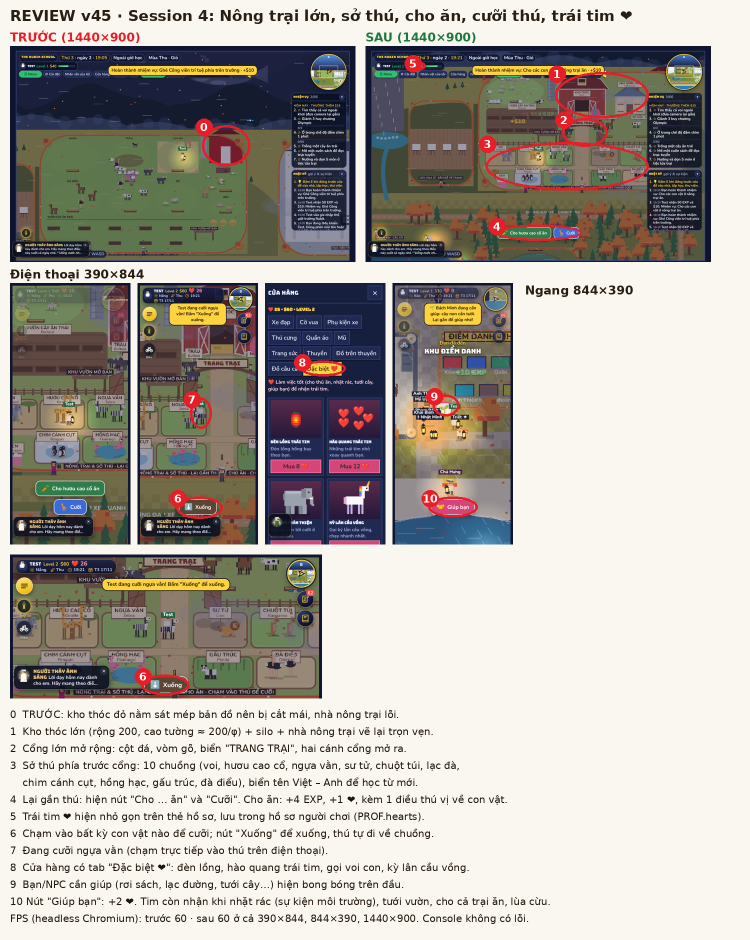
#> input picture school/REVIEW_v45_farm.png, 1500 x 1879 px, given in place of before_far.png, which was not available (shown at 1/2 size)
$ python v64m-compose.py ../../REVIEW_v45_farm.png ../../REVIEW_v45_online.png
#> lines starting #> are read from the running program, lines starting #| are printed output that depends on the picture
# v64m: ghép ảnh duyệt REVIEW_v64_map.png. python3 tools/qa/v64m-compose.py <thư mục ảnh> <ra.png>
import sys
from PIL import Image, ImageDraw, ImageFont
D, OUT = sys.argv[1], sys.argv[2]
F = '/usr/share/fonts/truetype/dejavu/DejaVuSans%s.ttf'
f_t, f_b, f_s = ImageFont.truetype(F % '-Bold', 34), ImageFont.truetype(F % '-Bold', 22), ImageFont.truetype(F % '', 19)
RED = (229, 57, 53)
def load(n, box=None, size=None):
    im = Image.open(f'{D}/{n}.png').convert('RGB')
    if box: im = im.crop(box)
    if size: im = im.resize(size, Image.NEAREST if box else Image.LANCZOS)
    return im
W = 1640; cv = Image.new('RGB', (W, 2700), (16, 20, 38)); d = ImageDraw.Draw(cv)
#> after `cv = Image.new('RGB', (W, 2700), (16, 20, 38))`:
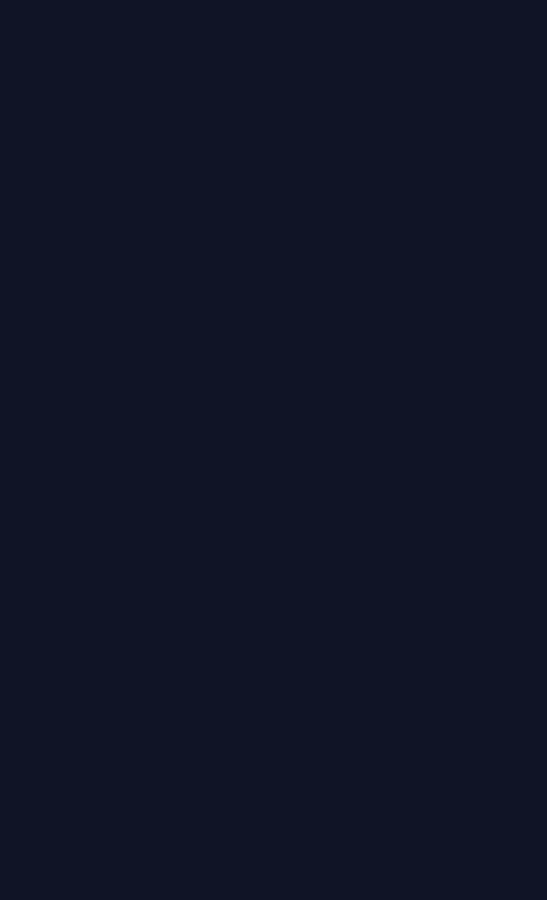
#> cv: PIL image 1640x2700 RGB (shown at 1/3 size); mean R, G, B 16, 20, 38
#> in load, im is the input picture: PIL image 1500x1879 RGB; mean R, G, B 174.2, 169.2, 162.3
d.text((30, 22), 'v64m · Bản đồ Puny World (bản đồ lớn + minimap) — TRƯỚC / SAU', font=f_t, fill=(255, 210, 63))
def put(im, x, y, cap):
#> called with x = 30, y = 80, cap = 'TRƯỚC · xa'
    cv.paste(im, (x, y)); d.rectangle([x - 2, y - 2, x + im.width + 1, y + im.height + 1], outline=(70, 80, 110), width=2); d.text((x, y + im.height + 6), cap, font=f_b, fill=(255, 255, 255))
#> after `cv.paste(im, (x, y))`:
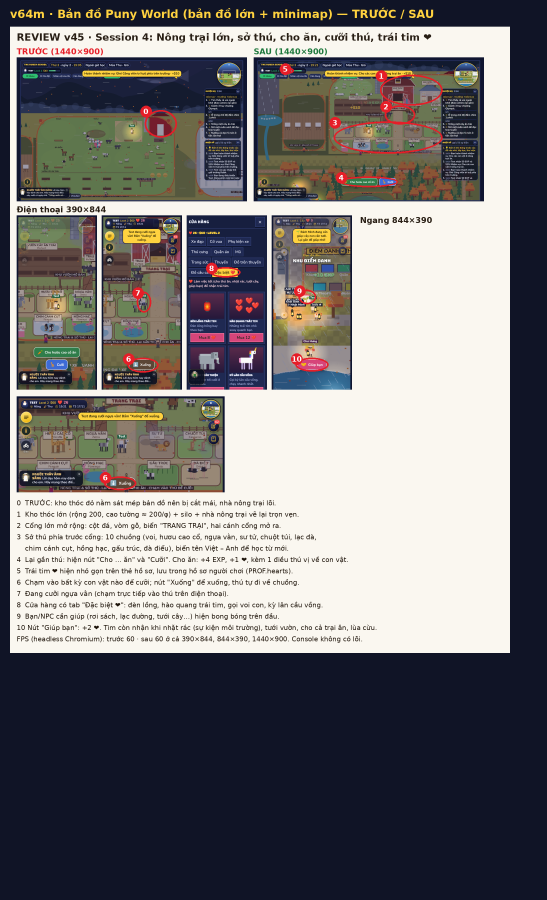
#> cv: PIL image 1640x2700 RGB (shown at 1/3 size); mean R, G, B 117.4, 115.5, 117.2
def ring(x, y, r, n):
    d.ellipse([x - r, y - r, x + r, y + r], outline=RED, width=5); d.ellipse([x + r*.7 - 17, y - r*.7 - 17, x + r*.7 + 17, y - r*.7 + 17], fill=RED); d.text((x + r*.7, y - r*.7), str(n), font=f_b, fill='white', anchor='mm')
sw, sh = 390, 844; y0 = 80
cols = [('before_far', 'TRƯỚC · xa'), ('after_far', 'SAU · xa'), ('before_near', 'TRƯỚC · gần'), ('after_near', 'SAU · gần')]
for i, (n, c) in enumerate(cols): put(load(n), 30 + i*400, y0, c)
#> pass 2 of the loop `for i, (n, c) in enumerate(cols): put(load(n), 30 + i*400, y0, c)`:
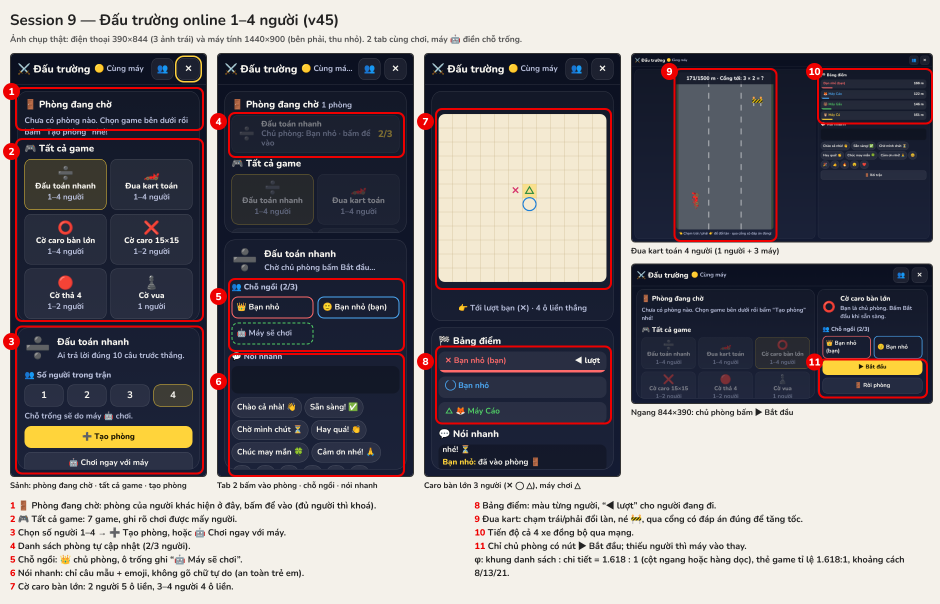
#> input picture school/REVIEW_v45_online.png, 1880 x 1207 px, given in place of after_far.png, which was not available (shown at 1/2 size)
#> in load, im is the input picture: PIL image 1880x1207 RGB; mean R, G, B 129, 123.9, 127.4
#> in put (call 2), `cv.paste(im, (x, y))`:
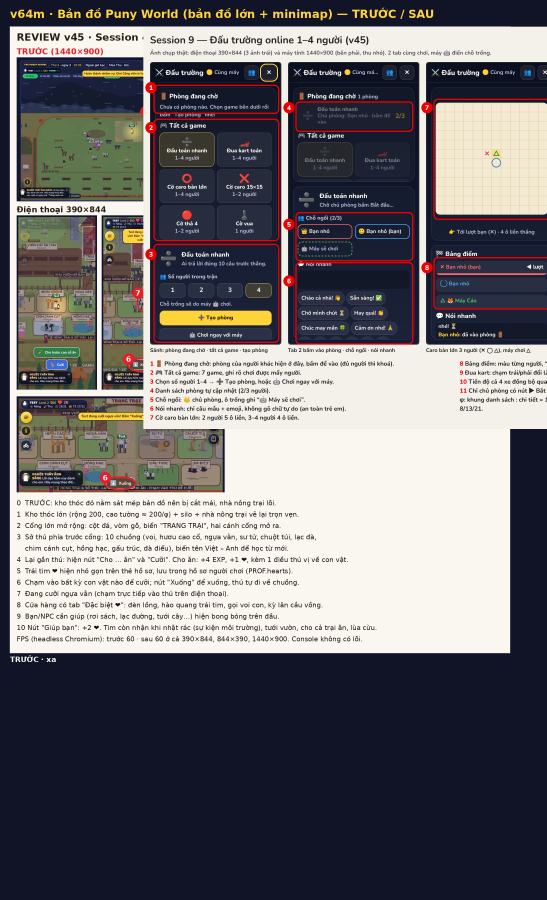
#> cv: PIL image 1640x2700 RGB (shown at 1/3 size); mean R, G, B 111, 109, 112.6
#> (the run stopped early here; a loop or call above may not have finished)
